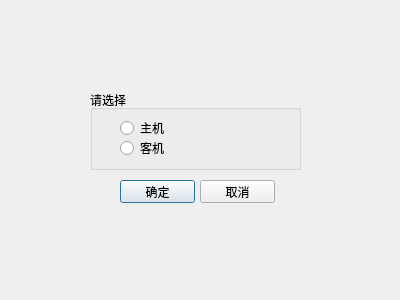
<?xml version="1.0" encoding="UTF-8"?>
<ui version="4.0">
 <class>Dialog</class>
 <widget class="QDialog" name="Dialog">
  <property name="geometry">
   <rect>
    <x>0</x>
    <y>0</y>
    <width>400</width>
    <height>300</height>
   </rect>
  </property>
  <property name="windowTitle">
   <string>Dialog</string>
  </property>
  <widget class="QPushButton" name="pushButton">
   <property name="geometry">
    <rect>
     <x>120</x>
     <y>180</y>
     <width>75</width>
     <height>23</height>
    </rect>
   </property>
   <property name="text">
    <string>确定</string>
   </property>
  </widget>
  <widget class="QPushButton" name="pushButton_2">
   <property name="geometry">
    <rect>
     <x>200</x>
     <y>180</y>
     <width>75</width>
     <height>23</height>
    </rect>
   </property>
   <property name="text">
    <string>取消</string>
   </property>
  </widget>
  <widget class="QGroupBox" name="groupBox">
   <property name="geometry">
    <rect>
     <x>90</x>
     <y>90</y>
     <width>211</width>
     <height>80</height>
    </rect>
   </property>
   <property name="title">
    <string>请选择</string>
   </property>
   <widget class="QRadioButton" name="radioButton">
    <property name="geometry">
     <rect>
      <x>30</x>
      <y>30</y>
      <width>89</width>
      <height>16</height>
     </rect>
    </property>
    <property name="text">
     <string>主机</string>
    </property>
   </widget>
   <widget class="QRadioButton" name="radioButton_2">
    <property name="geometry">
     <rect>
      <x>30</x>
      <y>50</y>
      <width>89</width>
      <height>16</height>
     </rect>
    </property>
    <property name="text">
     <string>客机</string>
    </property>
   </widget>
  </widget>
 </widget>
 <resources/>
 <connections/>
</ui>
